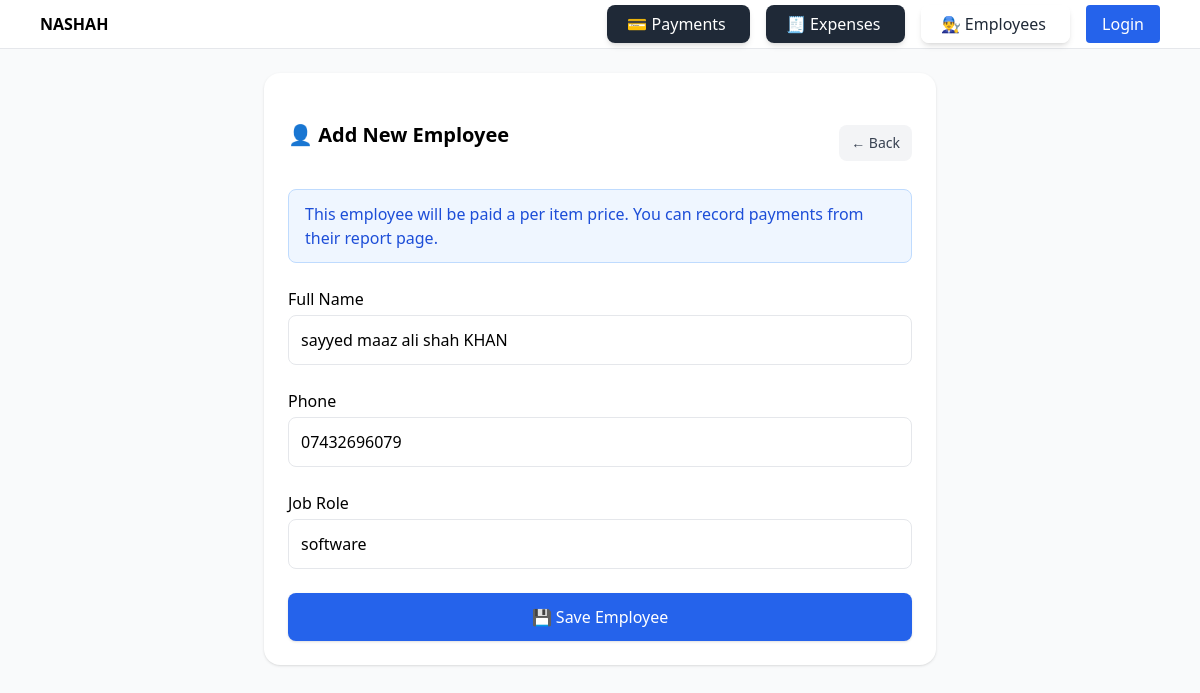
Screenshot of /employees/1/edit/ with the database file from the repository.
### employees/models.py (models this page shows, shortened)
class ContractualEmployee(models.Model):
    name = models.CharField(max_length=100)
    phone = models.CharField(max_length=15, blank=True, null=True)
    role = models.CharField(max_length=100, blank=True, null=True)

### employees/views.py (the view)
# urls.py: path("<int:employee_id>/edit/", views.employee_update, name="update"),
def employee_update(request, employee_id):
    employee = get_object_or_404(ContractualEmployee, id=employee_id)
    if request.method == "POST":
        form = ContractualEmployeeForm(request.POST, instance=employee)
        if form.is_valid():
            form.save()
            return redirect("employees:list")
    else:
        form = ContractualEmployeeForm(instance=employee)
    return render(request, "employees/employee_form.html", {
        "form": form,
        "title": f"Update Employee: {employee.name}"
    })

### employees/forms.py
class ContractualEmployeeForm(forms.ModelForm):
    class Meta:
        model = ContractualEmployee
        fields = ["name", "phone", "role"]

### employees/templates/employees/employee_form.html (shortened to what this page needs)
{% extends "base.html" %}
{% block content %}
<form method="post" class="max-w-2xl mx-auto bg-white rounded-2xl shadow p-6 space-y-6">
  <div class="flex items-center justify-between">
  <h2 class="text-xl font-semibold mb-4">
    {% if employee %} ✏️ Edit Employee {% else %} 👤 Add New Employee {% endif %}</h2>
     <a href="javascript:history.back()"
       class="text-sm px-3 py-2 rounded-lg bg-gray-100 hover:bg-gray-200 text-gray-700">
       ← Back
    </a>
  </div>
   <div class="bg-blue-50 border border-blue-200 text-blue-700 px-4 py-3 rounded-lg">
    This employee will be paid a per item price. You can record payments from their report page.
  </div>
  <div>
    <label class="block font-medium mb-1">Full Name</label>
    <input type="text" name="name" value="{{ form.name.value|default_if_none:'' }}"
           placeholder="Enter employee name"
           class="w-full border rounded-lg p-3 focus:ring-2 focus:ring-blue-500" required>
  </div>
  <div>
    <label class="block font-medium mb-1">Phone</label>
    <input type="text" name="phone" value="{{ form.phone.value|default_if_none:'' }}"
           placeholder="e.g. +44 7700 900123"
           class="w-full border rounded-lg p-3 focus:ring-2 focus:ring-blue-500">
  </div>
  <div>
    <label class="block font-medium mb-1">Job Role</label>
    <input type="text" name="role" value="{{ form.role.value|default_if_none:'' }}"
           placeholder="Welder, Carpenter, Assistant..."
           class="w-full border rounded-lg p-3 focus:ring-2 focus:ring-blue-500">
  </div>
  <button type="submit"
          class="w-full py-3 bg-blue-600 text-white rounded-lg shadow hover:bg-blue-700 transition">
    💾 {% if employee %} Update Employee {% else %} Save Employee {% endif %}
  </button>
</form>
{% endblock %}

### rows the page displays
ContractualEmployee: name "sayyed maaz ali shah KHAN", phone "07432696079", role "software"
